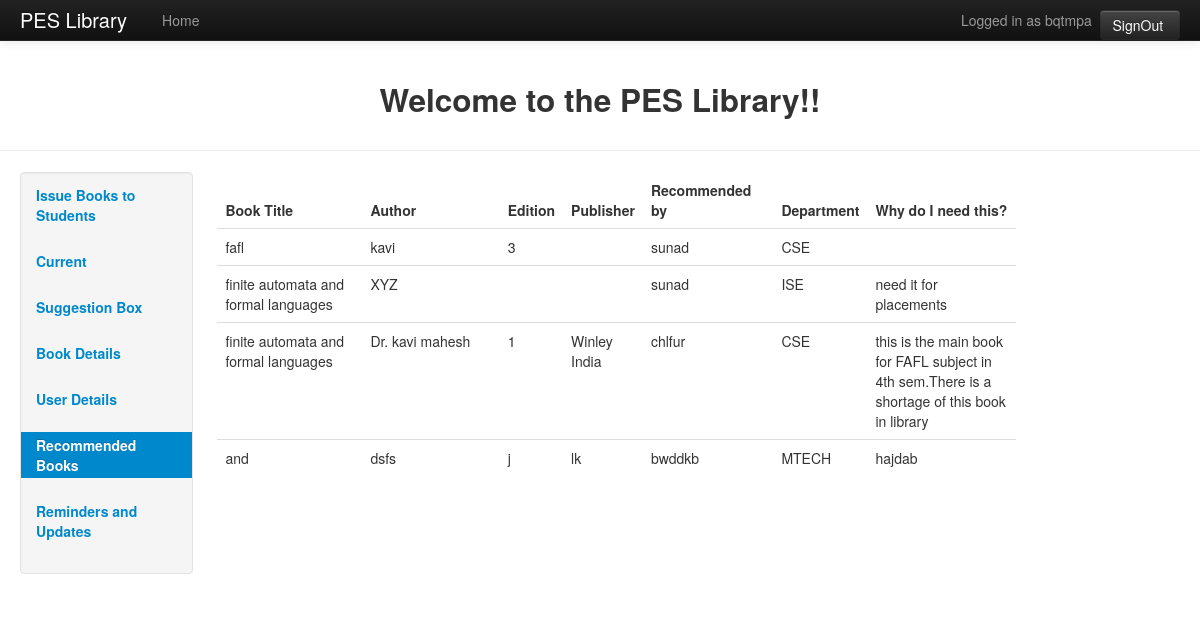
The page /admin/view_Recommender.php (signed in) on the database its author committed.
### tables this page shows
CREATE TABLE IF NOT EXISTS `recommender` (
  `userid` bigint(20) NOT NULL,
  `title` varchar(100) NOT NULL,
  `authors` varchar(100) DEFAULT NULL,
  `edition` varchar(10) DEFAULT NULL,
  `publisher` varchar(100) DEFAULT NULL,
  `feedback` varchar(500) DEFAULT NULL,
  PRIMARY KEY (`userid`,`title`)
);

CREATE TABLE IF NOT EXISTS `user` (
  `Card Number` bigint(6) unsigned NOT NULL AUTO_INCREMENT,
  `Name` varchar(30) NOT NULL,
  `Password` varchar(50) NOT NULL DEFAULT 'pesit',
  `Mobile Number` bigint(12) DEFAULT NULL,
  `Email id` varchar(50) DEFAULT NULL,
  `Department` varchar(6) DEFAULT NULL,
  PRIMARY KEY (`Card Number`)
);

### includes/database.php (called while the page is built, shortened)
<?php
class MySQLDatabase {
	private $connection;
	public function open_connection() {
		$this->connection = mysql_connect(DB_SERVER, DB_USER, DB_PASS);
	}
	public function query($sql) {
		$result = mysql_query($sql, $this->connection);
		return $result;
	}
  public function fetch_array($result_set) {
    return mysql_fetch_array($result_set);
  }
}
?>

### admin/view_Recommender.php (the view, shortened to what this page needs)
<?php
require_once("../includes/initialize.php");
?>
<!DOCTYPE html>
<html lang="en">
  <head>
	<link href="../css/bootstrap.css" rel="stylesheet">
  </head>
  <body>
  <div class="navbar navbar-inverse navbar-fixed-top">
      <div class="navbar-inner">
        <div class="container-fluid">
          <a class="brand" href="#">PES Library</a>
          <div class="nav-collapse collapse">
            <p class="navbar-text pull-right">
              Logged in as <a href="#" class="navbar-link"><?=$_SESSION['id']?></a>&nbsp;
			  <button class="btn btn-inverse" onclick="location.href='../logout.php?logout';">SignOut&nbsp;</button>
            </p>
            <ul class="nav">
              <li><a href="admin_home.php">Home</a></li>
            </ul>
          </div>
        </div>
      </div>
    </div>
	<div style="text-align:center;" class="container">
		<p class="lead"><h2>Welcome to the PES Library!!</h2></p>
	</div>
	<hr/>
	<div class="container-fluid">
		<div class="row-fluid">
			<div class="span2">
				<div class="well sidebar-nav">
					<ul class="nav nav-list">
						<li><a href="issue_books.php" data-toggle="tab"><b>Issue Books to Students</b></a></li><br/>
						<li><a href="current.php" data-toggle="tab"><b>Current</b></a></li><br/>
						<li><a href="suggestion_admin.php" data-toggle="tab"><b>Suggestion Box</b></a></li><br/>
						<li><a href="books.php" data-toggle="tab"><b>Book Details</b></a></li><br/>
						<li><a href="users.php" data-toggle="tab"><b>User Details</b></a></li><br/>
						<li class="active"><a href="#" data-toggle="tab"><b>Recommended Books</b></a></li><br/>
						<li><a href="view_Recommender.php" data-toggle="tab"><b>Reminders and Updates</b></a></li><br/>
					</ul>
				</div>
			</div>
			<div class="span10">
				<div class="tab-content">
<?
$sql = "SELECT * FROM `recommender` WHERE 1";
$recommend = $db->query($sql);
echo "<div class='span10'><div class='tab-content'><table class='table table-hover' border=\"0\"> ";
echo "<thead>";
		echo "<tr >";
		echo "<th>"."Book Title"."</th>";
		echo "<th>"."Author"."</th>";
		echo "<th>"."Edition"."</th>";
		echo "<th>"."Publisher"."</th>";
		echo "<th width=\"130px\">"."Recommended by"."</th>";
		echo "<th>"."Department"."</th>";
		echo "<th width=\"200px\">"."Why do I need this?"."</th>";
	echo "</tr >";
echo "</thead>";
while ($row_recommender_box = $db->fetch_array ($recommend))
{
	$sql = "SELECT `Name`, `Department` FROM `user` WHERE `Card Number` = '$row_recommender_box[0]'";
	$user_info = $db->query($sql);
	while ($row_user_info = $db->fetch_array ($user_info))
	{
		echo "<tr >";
			echo "<td width=\"200px\">".$row_recommender_box[1]."</td>";
			echo "<td width=\"200px\">".$row_recommender_box[2]."</td>";
			echo "<td >".$row_recommender_box[3]."</td>";
			echo "<td >".$row_recommender_box[4]."</td>";
			echo "<td>".$row_user_info[0]."</td>";
			echo "<td>".$row_user_info[1]."</td>";
			echo "<td width=\"150px\">".$row_recommender_box[5]."</td>";
		echo "</tr>";
	}
}
echo "</table></div></div>";
?>
</div>
			</div>
		</div>
	</div>
  </body>
</html>

### admin/view_Recommender.php (style rules this page uses)
body { padding-top: 60px; padding-bottom: 40px; }
.sidebar-nav { padding: 9px 0; }

### rows shown on the page
recommender: title "fafl", authors "kavi", edition "3"
user: Name "sunad", Department "CSE"
recommender: title "finite automata and formal languages", authors "XYZ", feedback "need it for placements"
user: Name "sunad", Department "ISE"
recommender: title "finite automata and formal languages", authors "Dr. kavi mahesh", edition "1", publisher "Winley India", feedback "this is the main book for FAFL subject in 4th sem.There is a shortage of this book in library"
user: Name "chlfur", Department "CSE"
recommender: title "and", authors "dsfs", edition "j", publisher "lk", feedback "hajdab"
user: Name "bwddkb", Department "MTECH"

### other values the page prints
$_SESSION['id'] "bqtmpa"
